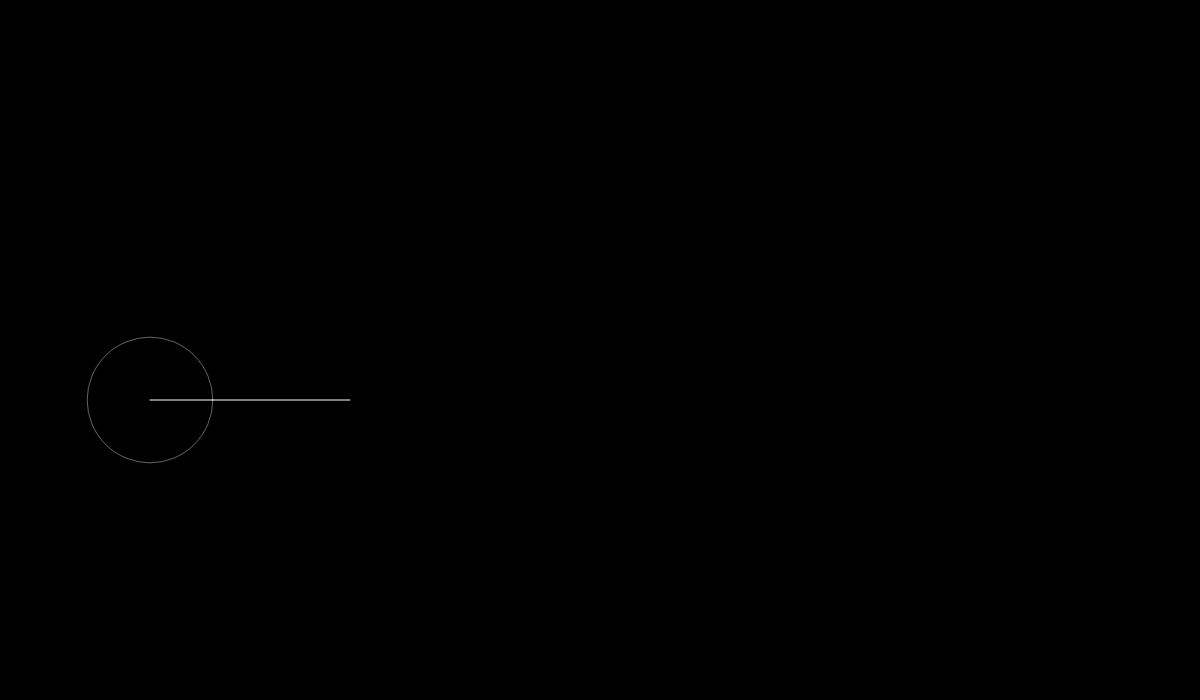
Frame 1 (no input)
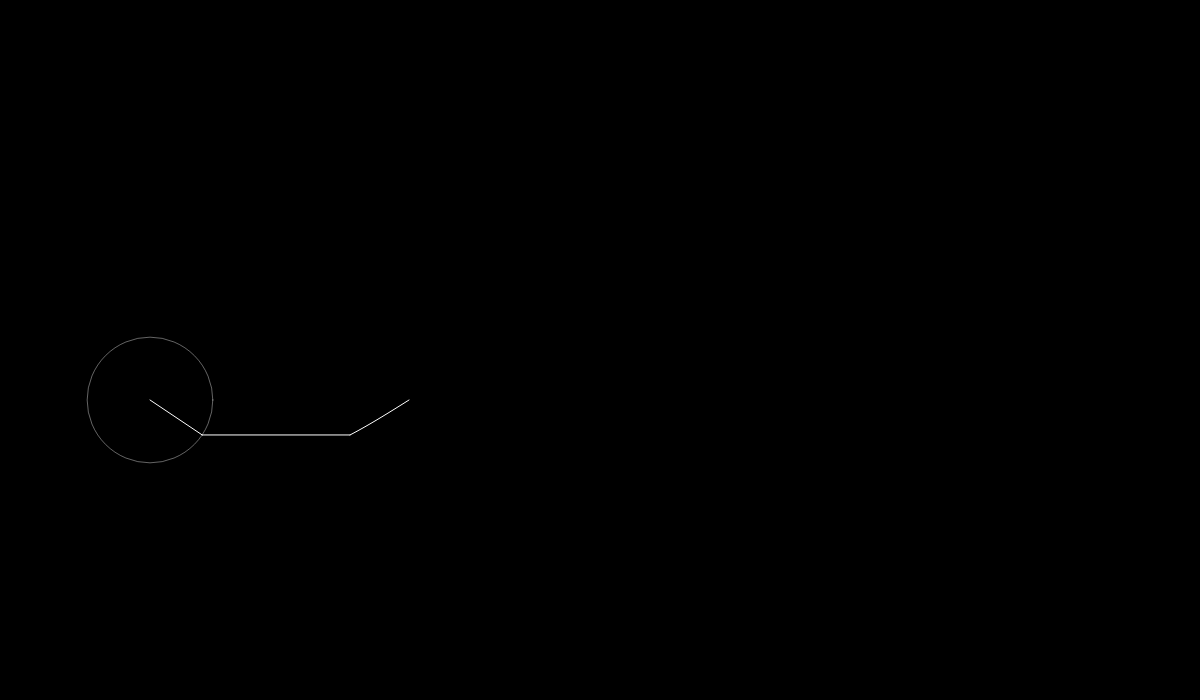
Frame 60 (no input)
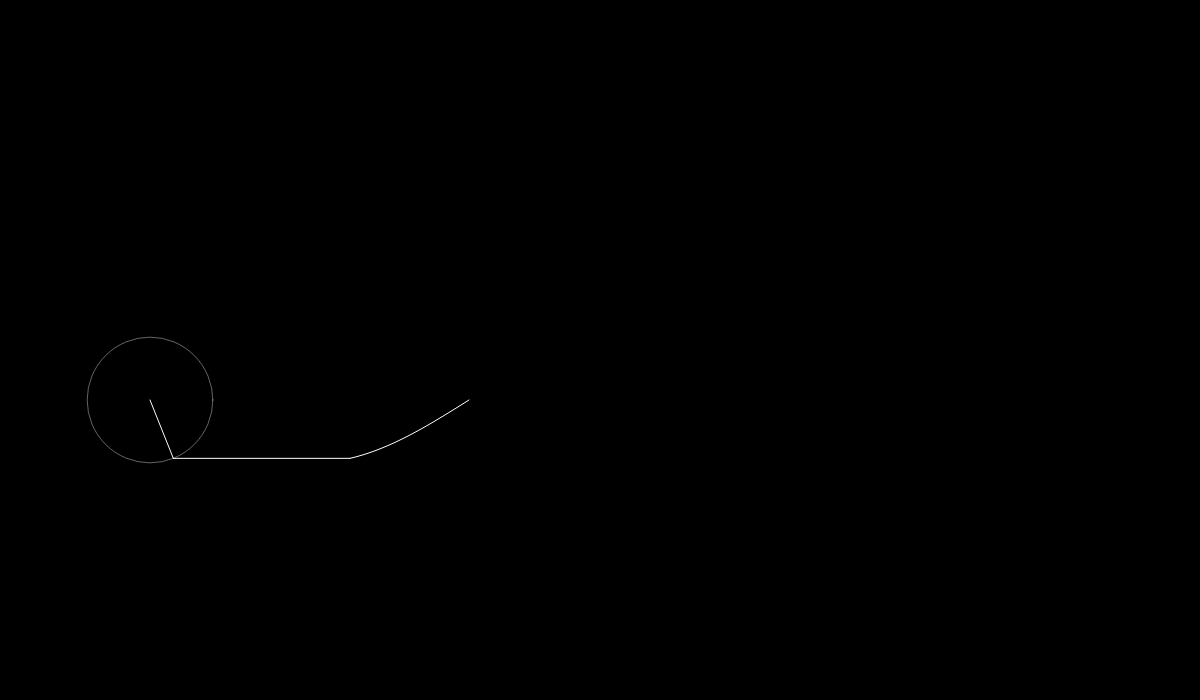
Frame 120 (the mouse pressed at the canvas centre since frame 60)

The p5.js sketch that drew these frames (run headless with seeded random() and noise() and a simulated clock; from frame 60 on, the mouse is pressed at the canvas centre):

// p5.js sketch
// ── sketch.js
let time = 0;
let wave = [];
let path = [];

let slider;
let sliderradii;
let slidertime;

function setup() {
  createCanvas(1200, 700);
  slider = createSlider(1, 100, 1);
  sliderradii = createSlider(10,50,1);
  slidertime = createSlider(1,100,1);

  select = createSelect();
  select.option("sawtooth");
  select.option("sqaure");
  select.option("triangle");
  select.option("Customwave")
}

function draw() {
  console.log("Iterations = "+slider.value());
  console.log("radius = "+sliderradii.value());
  console.log("Frequency = "+slidertime.value());
  background(0);
  translate(150, 400);
  let wavetype = select.value();

  let x = 0;
  let y = 0;
  let n;
  let radius;
  for (let i = 0; i < slider.value(); i++) {
    let prevx = x;
    let prevy = y;
  
    //sawtooth wave
  if( wavetype == 'sawtooth')
  { if(i%2 ==0){
      n = i+1;
    }
    else{
      n = -(i+1);
    }
    radius = sliderradii.value() * (2/n * PI);
    
  }
  //sqaure wave
  else if(wavetype == 'sqaure'){
    n = i * 2 + 1;
    radius = sliderradii.value() * (2/ n * PI);
    
  }
  //custom wave
  

  //triangle wave
  else{
    n = i *2 +1;
    radius = sliderradii.value() * ( 60*(-1)**((n-1)/2)/ ((n**2)*(PI**2)));
    
  }
  x += radius * cos(n * time);
  y += radius * sin(n * time);

    stroke(255, 100);
    noFill();
    ellipse(prevx, prevy, radius * 2);

    //fill(255);
    stroke(255);
    line(prevx, prevy, x, y);
    //ellipse(x, y, 8);
  }
  wave.unshift(y);


  translate(200, 0);
  line(x - 200, y, 0, wave[0]);
  beginShape();
  noFill();
  for (let i = 0; i < wave.length; i++) {
    vertex(i, wave[i]);
  }
  endShape();

  time += slidertime.value()/100;


  if (wave.length > 500) {
    wave.pop();
  }
}

function customwave(){
  radius = sliderradii.value() * 0;
  n = i*2 +1;
}
